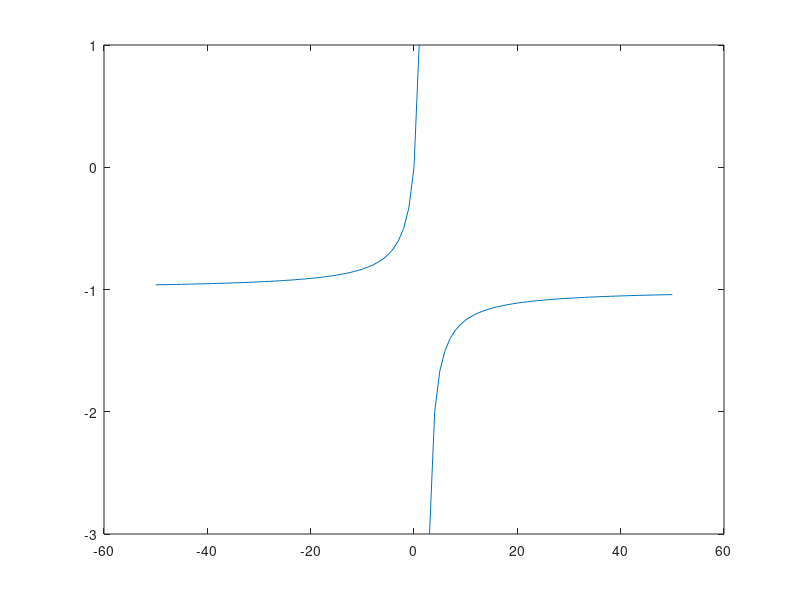

Here is the MATLAB script that generated this plot:
%Octave Script
%Title          :Grafica 3
%Author         :Jose Manuel Arce Salvador
%Description    :Graficar una funcion
%Date           :202123801
%Version        :1
%notes          :Requiere aplicacion de octave, usar su linea de comandos
%


clear
% Dominio de la funcion 
x=-50:1:50;
% Rango de la funcion 
fx = (x) ./ (2-x);
% Funcion a plotear funcion
plot(x,fx)